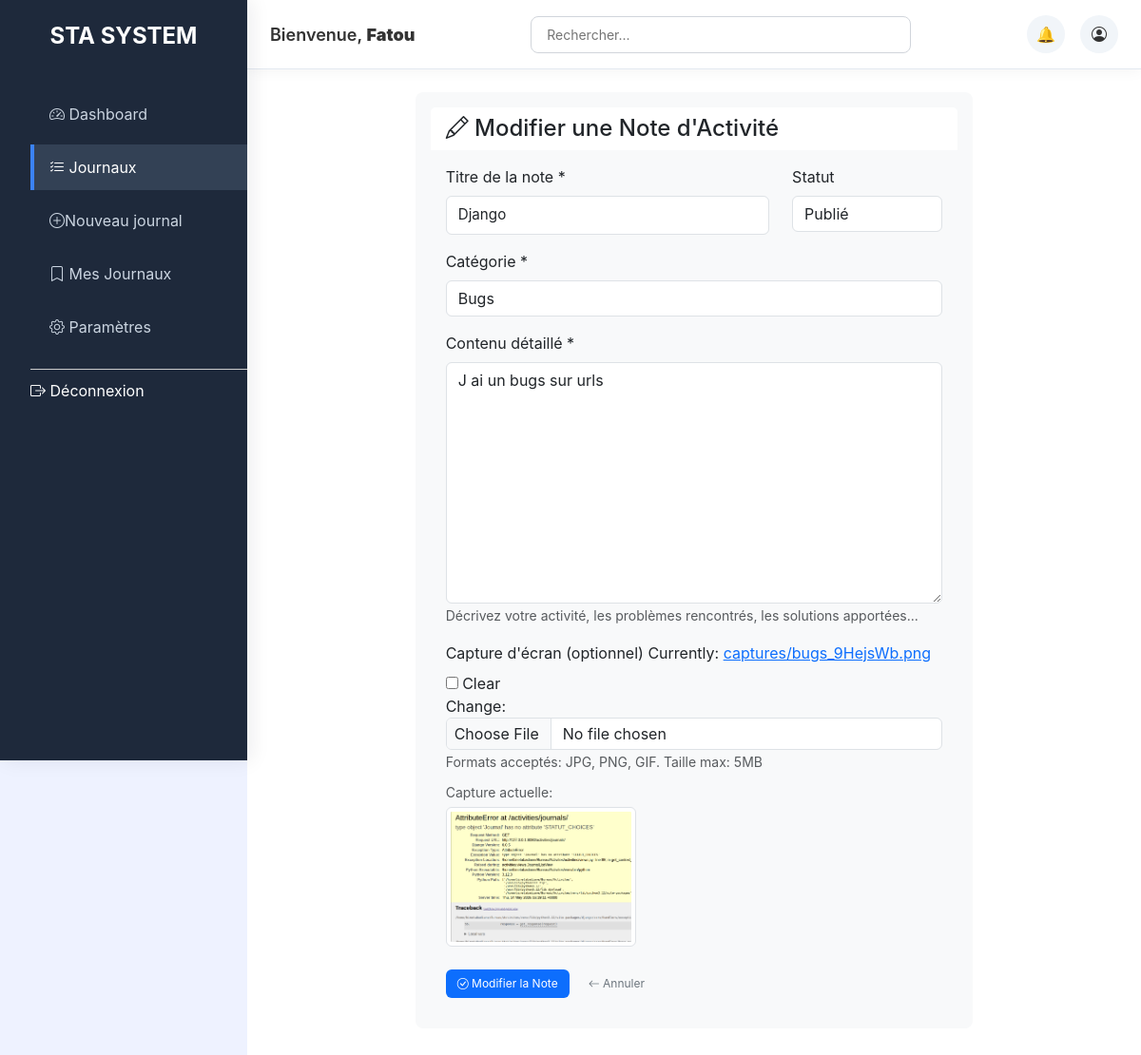
/activities/journals/10/update/ (signed in), run on the app's committed database.
### activities/models.py (models this page shows, shortened)
class Journal(models.Model):
    titre = models.CharField(max_length=200)
    contenu = models.TextField()
    datecreation = models.DateTimeField(auto_now_add=True)
    categorie = models.ForeignKey(Categorie, on_delete=models.CASCADE)
    capture = models.ImageField(upload_to='captures/', null=True, blank=True)
    auteur = models.ForeignKey('auth.User', on_delete=models.CASCADE)
    STATUTS = (
        ('brouillon', 'Brouillon'),
        ('publie', 'Publié'),
        ('resolu', 'Résolu'),
    )
    statut = models.CharField(max_length=20, choices=STATUTS, default='brouillon')
    class Meta:
        ordering = ['-datecreation']
        verbose_name = "Journal"
        verbose_name_plural = "Journaux"

### activities/views.py (the view)
# urls.py: path('journals/<int:pk>/update/', JournalUpdateView.as_view(), name='journal_update'),
class JournalUpdateView(LoginRequiredMixin, UpdateView):
    model = Journal
    form_class = JournalForm
    template_name = 'activities/journal_form.html'
    success_url = reverse_lazy('dashboard')
    def get_context_data(self, **kwargs):
        return super().get_context_data(**kwargs)

### activities/forms.py
class JournalForm(forms.ModelForm):
    class Meta:
        model = Journal
        fields = ['titre', 'contenu', 'categorie', 'capture', 'statut']
        widgets = {
            'titre': forms.TextInput(attrs={'class': 'form-control'}),
            'contenu': forms.Textarea(attrs={'class': 'form-control'}),
            'categorie': forms.Select(attrs={'class': 'form-control'}),
            'capture': forms.ClearableFileInput(attrs={'class': 'form-control'}),
            'statut': forms.Select(attrs={'class': 'form-control'}),
        }

### activities/models.py (called while the page is built)
    def __str__(self):
        return self.nom

### activities/templates/activities/journal_form.html (shortened to what this page needs)
{% extends 'base.html' %}
{% block content %}
<div class="row justify-content-center">
    <div class="col-md-8">
        <div class="card border-0 bg-light">
            <div class="card-header bg-white border-0">
                <h4 class="mb-0">
                    <i class="bi bi-{% if object %}pencil{% else %}plus-circle{% endif %}"></i>
                    {% if object %}Modifier{% else %}Créer{% endif %} une Note d'Activité
                </h4>
            </div>
            <div class="card-body">
                <form method="post" enctype="multipart/form-data">
                    <div class="row">
                        <div class="col-md-8">
                            <div class="mb-3">
                                <label for="{{ form.titre.id_for_label }}" class="form-label">Titre de la note *</label>
                                {{ form.titre }}
                            </div>
                        </div>
                        <div class="col-md-4">
                            <div class="mb-3">
                                <label for="{{ form.statut.id_for_label }}" class="form-label">Statut</label>
                                {{ form.statut }}
                            </div>
                        </div>
                    </div>
                    <div class="mb-3">
                        <label for="{{ form.categorie.id_for_label }}" class="form-label">Catégorie *</label>
                        {{ form.categorie }}
                    </div>
                    <div class="mb-3">
                        <label for="{{ form.contenu.id_for_label }}" class="form-label">Contenu détaillé *</label>
                        {{ form.contenu }}
                        <small class="form-text text-muted">Décrivez votre activité, les problèmes rencontrés, les solutions apportées...</small>
                    </div>
                    <div class="mb-4">
                        <label for="{{ form.capture.id_for_label }}" class="form-label">Capture d'écran (optionnel)</label>
                        {{ form.capture }}
                        <small class="form-text text-muted">Formats acceptés: JPG, PNG, GIF. Taille max: 5MB</small>
                        {% if object and object.capture %}
                        <div class="mt-2">
                            <small class="text-muted">Capture actuelle:</small><br>
                            <img src="{{ object.capture.url }}" alt="Capture actuelle" class="img-thumbnail mt-1" style="max-width: 200px;">
                        </div>
                        {% endif %}
                    </div>
                    <div class="d-flex gap-2">
                        <button type="submit" class="btn btn-primary">
                            <i class="bi bi-check-circle"></i>
                            {% if object %}Modifier{% else %}Créer{% endif %} la Note
                        </button>
                        <a href="{% url 'dashboard' %}" class="btn btn-outline-secondary">
                            <i class="bi bi-arrow-left"></i> Annuler
                        </a>
                    </div>
                </form>
            </div>
        </div>
    </div>
</div>
{% endblock %}

### activities/templates/base.html (shortened to what this page needs)
<!DOCTYPE html>
<html lang="fr">
<head>
    <link href="https://cdn.jsdelivr.net/npm/bootstrap@5.3.0/dist/css/bootstrap.min.css" rel="stylesheet">
    <link rel="stylesheet" href="https://cdn.jsdelivr.net/npm/bootstrap-icons@1.11.0/font/bootstrap-icons.css">
</head>
<body>
    {% if user.is_authenticated %}
    <aside class="sidebar">
        <div class="logo">STA SYSTEM</div>
        <nav>
            <ul>
                <li><a href="{% url 'dashboard' %}" class="{% if request.resolver_match.url_name == 'dashboard' %}active{% endif %}"><i class="bi bi-speedometer2"></i> Dashboard</a></li>
                <li><a href="{% url 'journal_list' %}" class="{% if request.resolver_match.url_name == 'journal_list' or request.resolver_match.url_name == 'journal_detail' or request.resolver_match.url_name == 'journal_update' or request.resolver_match.url_name == 'journal_delete' %}active{% endif %}"><i class="bi bi-list-check"></i> Journaux</a></li>
                <li><a href="{% url 'journal_create' %}" class="{% if request.resolver_match.url_name == 'journal_create' %}active{% endif %}"><i class="bi bi-plus-circle"></i>Nouveau journal</a></li>
                <li><a href="{% url 'my_journal_list' %}" class="{% if request.resolver_match.url_name == 'my_journal_list' %}active{% endif %}"><i class="bi bi-bookmark"></i> Mes Journaux</a></li>
                <li><a href="{% url 'dashboard' %}" class="{% if request.resolver_match.url_name == 'dashboard' %}active{% endif %}"><i class="bi bi-gear"></i> Paramètres</a></li>
    <li style="border-top:1px solid #ccc; margin-top:20px; padding-top:10px;">
    <form method="POST"
          action="{% url 'logout' %}"
          onsubmit="return confirm('Voulez-vous vraiment vous déconnecter ?');">
        <button type="submit"
                style="background:none;border:none;color:white;cursor:pointer;">
                <i class="bi bi-box-arrow-right"></i>
            Déconnexion
        </button>
    </form>
</li>         </ul>
        </nav>
    </aside>
    <div class="main-content">
        <header class="topbar">
            <div class="welcome">Bienvenue, <strong>{{ user.get_full_name|default:user.username }}</strong></div>
            <div class="search">
                <input type="text" placeholder="Rechercher...">
            </div>
            <div class="actions">
                <div class="icon" title="Notifications">🔔</div>
                <div class="icon" title="Profil">
                    <i class="bi bi-person-circle"></i>
                </div>
            </div>
        </header>
        <main class="dashboard-content">
            {% block content %}{% endblock %}
        </main>
    </div>
    {% else %}
        {% block login_content %}<div class="container mt-5"><div class="row justify-content-center"><div class="col-md-6">Authentification requise</div></div></div>{% endblock %}
    {% endif %}
</body>
</html>

### activities/templates/base.html (style rules this page uses)
* { margin: 0; padding: 0; box-sizing: border-box; font-family: -apple-system, BlinkMacSystemFont, 'Segoe UI', Roboto, sans-serif; }
body { background-color: #f4f6f9; color: #333; }
.sidebar { position: fixed; left: 0; top: 0; width: 260px; height: 100vh; background-color: #1e293b; color: white; padding: 20px 0; z-index: 1000; overflow-y: auto; }
.sidebar .logo { font-size: 24px; font-weight: bold; text-align: center; margin-bottom: 40px; padding: 0 20px; }
body { background: #eef2ff; color: #333; }
.main-content { margin-left: 260px; min-height: 100vh; background-color: #ffffff; padding-bottom: 40px; }
.sidebar { box-shadow: 4px 0 20px rgba(15, 23, 42, 0.08); }
.topbar { background-color: #ffffff; box-shadow: 0 1px 15px rgba(15, 23, 42, 0.05); }
.card { background-color: #ffffff; border-radius: 8px; padding: 16px; border: 1px solid #e2e8f0; }
.sidebar nav ul { list-style: none; }
.sidebar nav ul li { margin-bottom: 8px; }
.sidebar nav ul li a { display: block; padding: 12px 20px; color: #cbd5e1; text-decoration: none; transition: background-color 0.3s; }
.sidebar nav ul li a:hover, .sidebar nav ul li a.active { background-color: #334155; color: white; }
.sidebar nav ul li a.active { box-shadow: inset 4px 0 0 0 #3b82f6; }
.main-content { margin-left: 260px; min-height: 100vh; }
.topbar { background-color: white; padding: 16px 24px; border-bottom: 1px solid #e2e8f0; display: flex; justify-content: space-between; align-items: center; }
.topbar .welcome { font-size: 18px; font-weight: 600; }
.topbar .search { flex: 1; max-width: 400px; margin: 0 24px; }
.topbar .search input { width: 100%; padding: 8px 16px; border: 1px solid #d1d5db; border-radius: 8px; font-size: 14px; }
.topbar .actions { display: flex; align-items: center; gap: 16px; }
.topbar .actions .icon { width: 40px; height: 40px; background-color: #f1f5f9; border-radius: 50%; display: flex; align-items: center; justify-content: center; cursor: pointer; transition: background-color 0.3s; }
.dashboard-content { padding: 24px; }
.card { background-color: white; border-radius: 8px; padding: 16px; border: 1px solid #e2e8f0; }
.btn { padding: 6px 12px; border: none; border-radius: 6px; font-size: 12px; cursor: pointer; transition: background-color 0.3s; }

### activities/templates/activities/journal_form.html (style rules this page uses)
input[type="text"], select, textarea { border: 1px solid #dee2e6; border-radius: 6px; padding: 0.5rem 0.75rem; font-size: 0.95rem; }
input[type="file"] { border: 1px solid #dee2e6; border-radius: 6px; padding: 0.25rem 0.5rem; }

### data on the page
Journal: titre "Django", statut "Publié", categorie "Bugs", contenu "J ai un bugs sur urls", capture (picture)

### other printed values
{{ user.get_full_name|default:user.username }} "Fatou"
